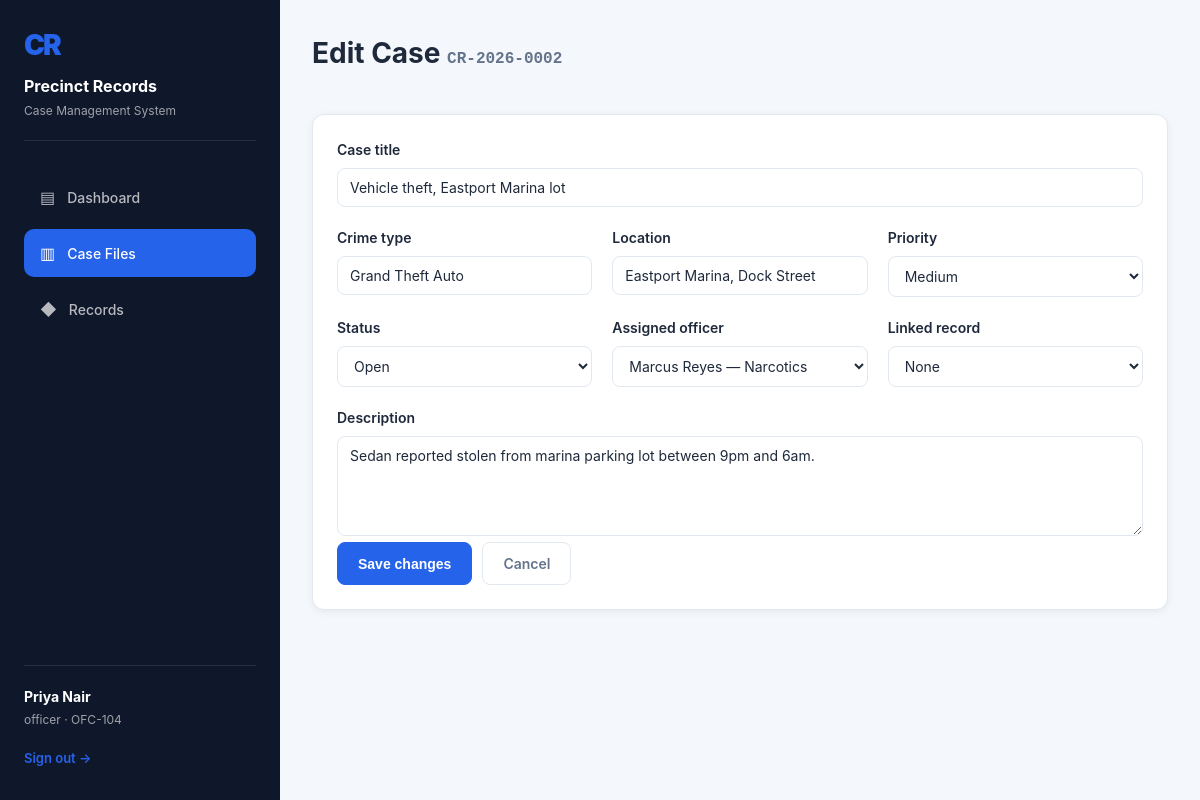
Screenshot of /cases/2/edit (signed in) with the database file from the repository.
### tables this page shows
CREATE TABLE user (
    id INTEGER PRIMARY KEY AUTOINCREMENT,
    full_name TEXT NOT NULL,
    badge_no TEXT UNIQUE NOT NULL,
    username TEXT UNIQUE NOT NULL,
    password_hash TEXT NOT NULL,
    role TEXT NOT NULL DEFAULT 'officer',
    department TEXT DEFAULT 'General Investigation',
    created_at TEXT
);

CREATE TABLE case_file (
    id INTEGER PRIMARY KEY AUTOINCREMENT,
    case_number TEXT UNIQUE NOT NULL,
    title TEXT NOT NULL,
    crime_type TEXT NOT NULL,
    description TEXT,
    location TEXT,
    date_reported TEXT,
    status TEXT DEFAULT 'Open',
    priority TEXT DEFAULT 'Medium',
    officer_id INTEGER REFERENCES user(id) ON DELETE SET NULL,
    criminal_id INTEGER REFERENCES criminal(id) ON DELETE SET NULL,
    created_at TEXT
);

### app.py (the view, shortened to what this page needs)
@app.route("/cases/<int:case_id>/edit", methods=["GET", "POST"])
@login_required
def edit_case(case_id):
    conn = dbm.get_db()
    case = conn.execute("SELECT * FROM case_file WHERE id = ?", (case_id,)).fetchone()
    if case is None:
        conn.close()
        abort(404)
    officers = conn.execute("SELECT * FROM user ORDER BY full_name").fetchall()
    criminals = conn.execute("SELECT * FROM criminal ORDER BY full_name").fetchall()
    conn.close()
    return render_template("edit_case.html", case=case, officers=officers, criminals=criminals)

### app.py (called while the page is built)
@app.before_request
def load_logged_in_user():
    user_id = session.get("user_id")
    if user_id is None:
        g.user = AnonymousUser()
    else:
        conn = dbm.get_db()
        row = conn.execute("SELECT * FROM user WHERE id = ?", (user_id,)).fetchone()
        conn.close()
        if row is None:
            g.user = AnonymousUser()
        else:
            g.user = dict(row)
            g.user["is_authenticated"] = True
            g.user["is_admin"] = row["role"] == "admin"

@app.context_processor
def inject_user():
    return {"current_user": g.get("user", AnonymousUser()), "current_year": datetime.utcnow().year}

def _is_logged_in():
    return isinstance(g.user, dict) and g.user.get("is_authenticated")

def login_required(view):
    @wraps(view)
    def wrapped(*args, **kwargs):
        if not _is_logged_in():
            return redirect(url_for("login", next=request.path))
        return view(*args, **kwargs)
    return wrapped

### db.py (called while the page is built)
def get_db():
    conn = sqlite3.connect(DB_PATH)
    conn.row_factory = sqlite3.Row
    conn.execute("PRAGMA foreign_keys = ON")
    return conn

### templates/edit_case.html (shortened to what this page needs)
{% extends "base.html" %}
{% block content %}
<div class="topbar">
  <div>
    <h1>Edit Case <span class="mono" style="color:var(--text-faint); font-size:16px;">{{ case.case_number }}</span></h1>
  </div>
</div>
<form class="card" method="POST">
  <div class="form-grid">
    <div class="field full">
      <label for="title">Case title</label>
      <input type="text" id="title" name="title" value="{{ case.title }}" required>
    </div>
    <div class="field">
      <label for="crime_type">Crime type</label>
      <input type="text" id="crime_type" name="crime_type" value="{{ case.crime_type }}" required>
    </div>
    <div class="field">
      <label for="location">Location</label>
      <input type="text" id="location" name="location" value="{{ case.location or '' }}">
    </div>
    <div class="field">
      <label for="priority">Priority</label>
      <select id="priority" name="priority">
        {% for p in ['Low','Medium','High','Critical'] %}
        <option {{ 'selected' if case.priority == p }}>{{ p }}</option>
        {% endfor %}
      </select>
    </div>
    <div class="field">
      <label for="status">Status</label>
      <select id="status" name="status">
        {% for s in ['Open','Under Investigation','Closed','Cold'] %}
        <option {{ 'selected' if case.status == s }}>{{ s }}</option>
        {% endfor %}
      </select>
    </div>
    <div class="field">
      <label for="officer_id">Assigned officer</label>
      <select id="officer_id" name="officer_id">
        {% for o in officers %}
        <option value="{{ o.id }}" {{ 'selected' if case.officer_id == o.id }}>{{ o.full_name }} — {{ o.department }}</option>
        {% endfor %}
      </select>
    </div>
    <div class="field">
      <label for="criminal_id">Linked record</label>
      <select id="criminal_id" name="criminal_id">
        <option value="">None</option>
      </select>
    </div>
    <div class="field full">
      <label for="description">Description</label>
      <textarea id="description" name="description">{{ case.description or '' }}</textarea>
    </div>
  </div>
  <div style="display:flex; gap:10px; margin-top:6px;">
    <button class="btn btn-primary" type="submit">Save changes</button>
    <a class="btn btn-ghost" href="{{ url_for('case_detail', case_id=case.id) }}">Cancel</a>
  </div>
</form>
{% endblock %}

### templates/base.html (shortened to what this page needs)
<!DOCTYPE html>
<html lang="en">
<head>
  <link rel="stylesheet" href="{{ url_for('static', filename='css/style.css') }}">
</head>
<body>
  <div class="shell">
    <aside class="sidebar">
      <div class="sidebar__brand">
        <div class="mark">CR</div>
        <div class="title">Precinct Records</div>
        <div class="sub">Case Management System</div>
      </div>
      <ul class="tabs">
        <li><a class="tab {{ 'active' if request.endpoint=='dashboard' }}" href="{{ url_for('dashboard') }}"><span class="icon">▤</span> Dashboard</a></li>
        <li><a class="tab {{ 'active' if request.endpoint in ['cases','case_detail','new_case','edit_case'] }}" href="{{ url_for('cases') }}"><span class="icon">▥</span> Case Files</a></li>
        <li><a class="tab {{ 'active' if request.endpoint in ['criminals','criminal_detail','new_criminal','edit_criminal'] }}" href="{{ url_for('criminals') }}"><span class="icon">◆</span> Records</a></li>
      </ul>
      {% if current_user.is_authenticated %}
      <div class="sidebar__foot">
        <div class="who">{{ current_user.full_name }}</div>
        <div class="role">{{ current_user.role }} · {{ current_user.badge_no }}</div>
        <a class="signout" href="{{ url_for('logout') }}">Sign out →</a>
      </div>
      {% endif %}
    </aside>
    <main class="main">
      {% block content %}{% endblock %}
    </main>
  </div>
</body>
</html>

### static/css/style.css (style rules this page uses)
:root { --primary: #2563eb; --primary-dark: #1e40af; --secondary: #64748b; --sidebar: #0f172a; --bg: #f4f7fb; --card: #fff; --text: #1e293b; --text-faint: #64748b; --border: #e2e8f0; --success: #10b981; --error: #ef4444; --warning: #f59e0b; --amber: #f59e0b; --blue: #3b82f6; --teal: #14b8a6; --red: #ef4444; }
* { box-sizing: border-box; }
html, body { margin: 0; padding: 0; height: 100%; }
body { font-family: -apple-system, BlinkMacSystemFont, "Segoe UI", Roboto, "Helvetica Neue", Arial, sans-serif; background: var(--bg); color: var(--text); line-height: 1.5; }
.shell { display: flex; min-height: 100vh; }
.sidebar { width: 280px; background: var(--sidebar); color: #fff; padding: 24px; display: flex; flex-direction: column; position: relative; }
.sidebar__brand { margin-bottom: 32px; padding-bottom: 20px; border-bottom: 1px solid rgba(255, 255, 255, 0.1); }
.mark { font-size: 28px; font-weight: 900; letter-spacing: -2px; margin-bottom: 8px; color: var(--primary); }
.sidebar__brand .title { font-size: 16px; font-weight: 700; margin-bottom: 4px; }
.sidebar__brand .sub { font-size: 12px; color: rgba(255, 255, 255, 0.6); }
.tabs { list-style: none; margin: 0; padding: 0; flex: 1; }
.tabs li { margin-bottom: 8px; }
.tab { display: flex; align-items: center; gap: 12px; padding: 12px 16px; border-radius: 10px; color: rgba(255, 255, 255, 0.7); text-decoration: none; font-size: 14px; font-weight: 500; transition: all 0.2s ease; }
.tab.active { background: var(--primary); color: #fff; }
.tab .icon { font-size: 16px; }
.sidebar__foot { padding-top: 20px; border-top: 1px solid rgba(255, 255, 255, 0.1); }
.who { font-weight: 700; font-size: 14px; margin-bottom: 4px; }
.role { font-size: 12px; color: rgba(255, 255, 255, 0.6); margin-bottom: 12px; }
.signout { display: inline-block; color: var(--primary); text-decoration: none; font-size: 13px; font-weight: 600; padding: 8px 0; }
.main { flex: 1; padding: 32px; overflow-y: auto; }
.topbar { display: flex; justify-content: space-between; align-items: flex-start; margin-bottom: 32px; gap: 20px; }
.topbar h1 { margin: 0 0 8px 0; font-size: 28px; font-weight: 700; }
.btn { display: inline-flex; align-items: center; gap: 6px; padding: 10px 20px; border: 1px solid transparent; border-radius: 8px; font-size: 14px; font-weight: 600; cursor: pointer; text-decoration: none; transition: all 0.2s ease; white-space: nowrap; }
.btn-primary { background: var(--primary); color: #fff; border-color: var(--primary); }
.btn-ghost { background: transparent; color: var(--secondary); border-color: var(--border); }
.card { background: var(--card); border-radius: 12px; padding: 24px; box-shadow: 0 2px 8px rgba(0, 0, 0, 0.06); border: 1px solid var(--border); }
.mono { font-family: 'Courier New', Courier, monospace; }
.form-grid { display: grid; grid-template-columns: repeat(auto-fit, minmax(240px, 1fr)); gap: 20px; }
.field { display: flex; flex-direction: column; }
.field.full { grid-column: 1 / -1; }
label { font-size: 14px; font-weight: 600; margin-bottom: 8px; color: var(--text); }
input[type="text"], input[type="password"], input[type="email"], input[type="date"], input[type="number"], select, textarea { padding: 10px 12px; border: 1px solid var(--border); border-radius: 8px; font-size: 14px; font-family: inherit; color: var(--text); background: #fff; transition: all 0.2s ease; }
textarea { resize: vertical; min-height: 100px; }

### rows the page displays
user: full_name "Priya Nair", role "officer", badge_no "OFC-104"
case_file: case_number "CR-2026-0002", title "Vehicle theft, Eastport Marina lot", crime_type "Grand Theft Auto", location "Eastport Marina, Dock Street", description "Sedan reported stolen from marina parking lot between 9pm and 6am."

### other values shown
form field priority "Medium"
form field status "Open"
form field officer_id "Marcus Reyes — Narcotics"
